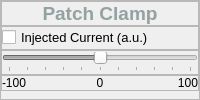
                         <widget class="QFrame" name="Spikeling_PatchClamp_frame">
                          <property name="frameShape">
                           <enum>QFrame::StyledPanel</enum>
                          </property>
                          <property name="frameShadow">
                           <enum>QFrame::Raised</enum>
                          </property>
                          <layout class="QVBoxLayout" name="verticalLayout_21">
                           <property name="spacing">
                            <number>0</number>
                           </property>
                           <property name="leftMargin">
                            <number>0</number>
                           </property>
                           <property name="topMargin">
                            <number>0</number>
                           </property>
                           <property name="rightMargin">
                            <number>0</number>
                           </property>
                           <property name="bottomMargin">
                            <number>0</number>
                           </property>
                           <item>
                            <widget class="QFrame" name="Spikeling_PatchClamp_label_frame">
                             <property name="frameShape">
                              <enum>QFrame::StyledPanel</enum>
                             </property>
                             <property name="frameShadow">
                              <enum>QFrame::Raised</enum>
                             </property>
                             <layout class="QHBoxLayout" name="horizontalLayout_84">
                              <property name="spacing">
                               <number>0</number>
                              </property>
                              <property name="leftMargin">
                               <number>0</number>
                              </property>
                              <property name="topMargin">
                               <number>0</number>
                              </property>
                              <property name="rightMargin">
                               <number>0</number>
                              </property>
                              <property name="bottomMargin">
                               <number>0</number>
                              </property>
                              <item>
                               <widget class="QLabel" name="Spikeling_PatchClamp_label">
                                <property name="styleSheet">
                                 <string notr="true">color: rgb(147, 161, 161);</string>
                                </property>
                                <property name="text">
                                 <string>&lt;html&gt;&lt;head/&gt;&lt;body&gt;&lt;p align=&quot;center&quot;&gt;&lt;span style=&quot; font-size:14pt; font-weight:700;&quot;&gt;Patch Clamp&lt;/span&gt;&lt;/p&gt;&lt;/body&gt;&lt;/html&gt;</string>
                                </property>
                               </widget>
                              </item>
                             </layout>
                            </widget>
                           </item>
                           <item>
                            <widget class="QFrame" name="Spikeling_PatchClamp_checkBox_frame">
                             <property name="frameShape">
                              <enum>QFrame::StyledPanel</enum>
                             </property>
                             <property name="frameShadow">
                              <enum>QFrame::Raised</enum>
                             </property>
                             <layout class="QHBoxLayout" name="horizontalLayout_85">
                              <property name="spacing">
                               <number>0</number>
                              </property>
                              <property name="leftMargin">
                               <number>0</number>
                              </property>
                              <property name="topMargin">
                               <number>0</number>
                              </property>
                              <property name="rightMargin">
                               <number>0</number>
                              </property>
                              <property name="bottomMargin">
                               <number>0</number>
                              </property>
                              <item>
                               <widget class="QCheckBox" name="Spikeling_PatchClamp_checkBox">
                                <property name="font">
                                 <font>
                                  <pointsize>10</pointsize>
                                 </font>
                                </property>
                                <property name="text">
                                 <string>Injected Current (a.u.)</string>
                                </property>
                                <property name="tristate">
                                 <bool>false</bool>
                                </property>
                               </widget>
                              </item>
                             </layout>
                            </widget>
                           </item>
                           <item>
                            <widget class="QFrame" name="Spikeling_PatchClamp_slider_frame">
                             <property name="frameShape">
                              <enum>QFrame::StyledPanel</enum>
                             </property>
                             <property name="frameShadow">
                              <enum>QFrame::Raised</enum>
                             </property>
                             <layout class="QHBoxLayout" name="horizontalLayout_63">
                              <property name="spacing">
                               <number>0</number>
                              </property>
                              <property name="leftMargin">
                               <number>0</number>
                              </property>
                              <property name="topMargin">
                               <number>0</number>
                              </property>
                              <property name="rightMargin">
                               <number>0</number>
                              </property>
                              <property name="bottomMargin">
                               <number>0</number>
                              </property>
                              <item>
                               <widget class="QSlider" name="Spikeling_PatchClamp_slider">
                                <property name="enabled">
                                 <bool>false</bool>
                                </property>
                                <property name="minimum">
                                 <number>-100</number>
                                </property>
                                <property name="maximum">
                                 <number>100</number>
                                </property>
                                <property name="orientation">
                                 <enum>Qt::Horizontal</enum>
                                </property>
                                <property name="tickPosition">
                                 <enum>QSlider::TicksBelow</enum>
                                </property>
                                <property name="tickInterval">
                                 <number>20</number>
                                </property>
                               </widget>
                              </item>
                             </layout>
                            </widget>
                           </item>
                           <item alignment="Qt::AlignTop">
                            <widget class="QFrame" name="Spikeling_PatchClamp_values_frame">
                             <property name="frameShape">
                              <enum>QFrame::StyledPanel</enum>
                             </property>
                             <property name="frameShadow">
                              <enum>QFrame::Raised</enum>
                             </property>
                             <layout class="QHBoxLayout" name="horizontalLayout_64">
                              <property name="spacing">
                               <number>0</number>
                              </property>
                              <property name="leftMargin">
                               <number>0</number>
                              </property>
                              <property name="topMargin">
                               <number>0</number>
                              </property>
                              <property name="rightMargin">
                               <number>0</number>
                              </property>
                              <property name="bottomMargin">
                               <number>0</number>
                              </property>
                              <item>
                               <widget class="QLabel" name="Spikeling_PatchClamp_values_min">
                                <property name="text">
                                 <string>-100</string>
                                </property>
                               </widget>
                              </item>
                              <item>
                               <widget class="QLabel" name="Spikeling_PatchClamp_values_0">
                                <property name="text">
                                 <string>0</string>
                                </property>
                                <property name="alignment">
                                 <set>Qt::AlignCenter</set>
                                </property>
                               </widget>
                              </item>
                              <item>
                               <widget class="QLabel" name="Spikeling_PatchClamp_values_max">
                                <property name="text">
                                 <string>100</string>
                                </property>
                                <property name="alignment">
                                 <set>Qt::AlignRight|Qt::AlignTrailing|Qt::AlignVCenter</set>
                                </property>
                               </widget>
                              </item>
                             </layout>
                            </widget>
                           </item>
                          </layout>
                         </widget>
